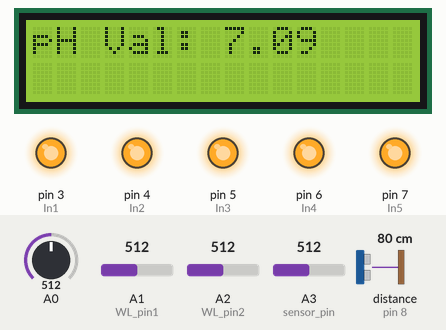
The sketch below on a simulated Arduino Uno, built with avr-gcc and run on an emulated ATmega328P. Parts: 16×2 character LCD, output pins drawn as LEDs (lit = HIGH). Wiring (inferred from the names in the program): ultrasonic range finder: trigger pin 9; echo pin 8. The test bench sets the inputs (shaded band); at power-on: A3 (sensor_pin) = 512, A1 (WL_pin1) = 512, A2 (WL_pin2) = 512, A0 = 512, distance to the obstacle (sensor on pin 8) 80 cm. The echo pulse lasts 58.3 µs per cm; pins used as bus, display or sensor lines are not drawn; what the sketch prints to the serial monitor is not drawn.

Above: at 3.2 s.
3.3 s: A3 (sensor_pin) set to 219
7.6 s: A3 (sensor_pin) set to 188
At 10.0 s:
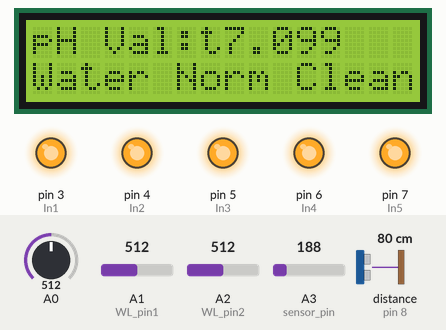
12.5 s: A3 (sensor_pin) set to 90
At 14.1 s:
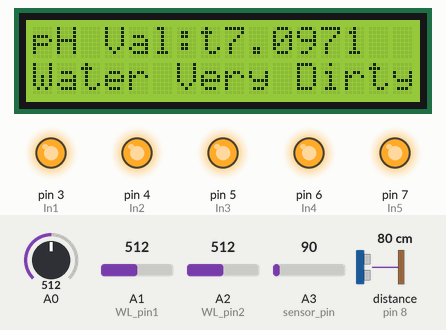
17.1 s: A1 (WL_pin1) set to 316
21.5 s: A1 (WL_pin1) set to 291
At 22.61 s:
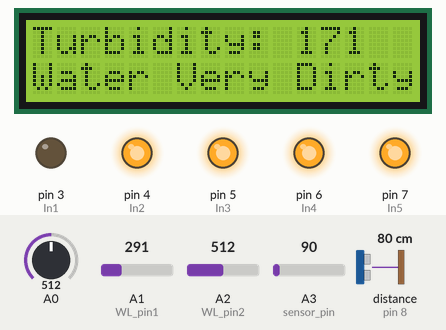
26.4 s: A2 (WL_pin2) set to 309
28.0 s: A2 (WL_pin2) set to 286
At 30.3 s:
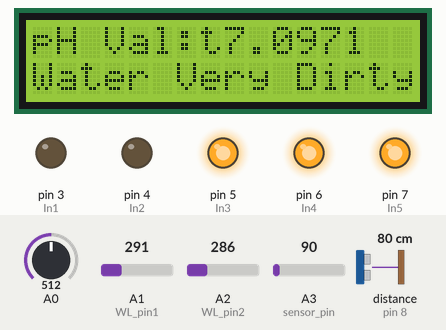
Timing chart, 0 to 31.8 s (numbered marks = the images above; inputs shaded):
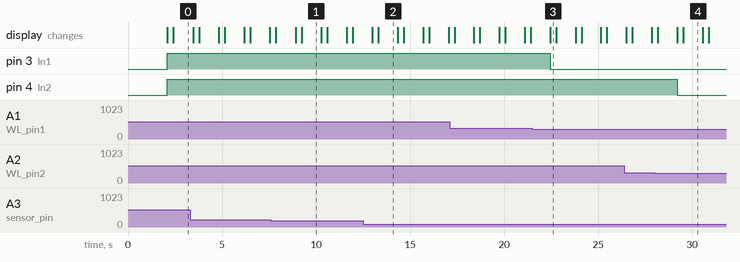

The sketch:

Batak.ino
```cpp
#include <Wire.h>
#include <LiquidCrystal_I2C.h>
#define sensor_pin A3
LiquidCrystal_I2C lcd(0x27, 16, 2);
float calibration_value = 21.34;
int phval = 0;
unsigned long int avgval;
int buffer_arr[10],temp;
const int buttonPin = 2;
int val1 = 0;  // holds the value
int WL_pin1 = A1; // sensor pin used
int val2 = 0;  // holds the value
int WL_pin2 = A2; // sensor pin used
int In1 = 3;
int In2 = 4;
int In4 = 6;
int In5 = 7;
int In3 = 5;
int Turbidity_Read;
int Turbidity_Value;
int trigPin = 9;    // TRIG pin
int echoPin = 8;    // ECHO pin
float duration_us, distance_cm;
void setup() {

  // start the serial console
  Serial.begin(9600);
  pinMode(In1,OUTPUT);
  pinMode(In2,OUTPUT);
  pinMode(In4,OUTPUT);
  pinMode(In3,OUTPUT);
  pinMode(In5,OUTPUT);
  pinMode(trigPin, OUTPUT);
  pinMode(echoPin, INPUT);
  lcd.init();
  lcd.backlight();
  lcd.clear();
  lcd.setCursor(0,0);
  lcd.print("WELCOME TO");
  lcd.setCursor(0,1);
  lcd.print("WATER FOUNTAIN ");
  delay(2000);
  lcd.clear();


  pinMode(buttonPin, INPUT_PULLUP);
  digitalWrite(In1,HIGH);
  digitalWrite(In2,HIGH);
  digitalWrite(In4,HIGH);
  digitalWrite(In3,HIGH);
  digitalWrite(In5,HIGH);
}

void loop() {

  val1 = analogRead(WL_pin1); //Read data from analog pin and store it to resval variable

  if (val1<=100)
  { Serial.println("Water Level: Empty");
  digitalWrite(In1,LOW);

  }
  else if (val1>100 && val1<=300)
  { Serial.println("Water Level: Low");
  digitalWrite(In1,LOW);

  } else if (val1>300 && val1<=330)
  { Serial.println("Water Level: Medium");
  digitalWrite(In1,HIGH);

  } else if (val1>330)
  {
    digitalWrite(In1,HIGH);

    Serial.println("Water Level: High");
  }

  val2 = analogRead(WL_pin2);
  if (val2<=100)
  { Serial.println("Water Level2: Empty");
  digitalWrite(In2,LOW);


  }
  else if (val2>100 && val2<=300)
  { Serial.println("Water Level2: Low");
  digitalWrite(In2,LOW);

  } else if (val2>300 && val2<=330)
  { Serial.println("Water Level2: Medium");
  digitalWrite(In2,HIGH);

  } else if (val2>330)
  {
    digitalWrite(In2,HIGH);

    Serial.println("Water Level2: High");
  }
 digitalWrite(trigPin, HIGH);
  delayMicroseconds(10);
  digitalWrite(trigPin, LOW);

  // measure duration of pulse from ECHO pin
  duration_us = pulseIn(echoPin, HIGH);

  // calculate the distance
  distance_cm = 0.017 * duration_us;

  // print the value to Serial Monitor
  Serial.print("distance: ");
  Serial.print(distance_cm);
  Serial.println(" cm");
  if(distance_cm >= 20){
    digitalWrite(In3,HIGH);
    digitalWrite(In4,HIGH);
    digitalWrite(In5,HIGH);
  }else{
    digitalWrite(In3,LOW);
    digitalWrite(In4,LOW);
    digitalWrite(In5,LOW);
  }
  for(int i=0;i<10;i++)
 {
 buffer_arr[i]=analogRead(A0);
 delay(30);
 }
 for(int i=0;i<9;i++)
 {
 for(int j=i+1;j<10;j++)
 {
 if(buffer_arr[i]>buffer_arr[j])
 {
 temp=buffer_arr[i];
 buffer_arr[i]=buffer_arr[j];
 buffer_arr[j]=temp;
 }
 }
 }
 avgval=0;
 for(int i=2;i<8;i++)
 avgval+=buffer_arr[i];
 float volt=(float)avgval*5.0/1024/6;
 float ph_act = -5.70 * volt + calibration_value;
 lcd.setCursor(0, 0);
 lcd.print("pH Val:");
 lcd.setCursor(8, 0);
 lcd.print(ph_act);
 delay(1000);
 Turbidity_Read = analogRead(sensor_pin);
if(Turbidity_Read>208)Turbidity_Read=208;

Turbidity_Value = map(Turbidity_Read, 0, 208, 300, 0);

lcd.setCursor(0,0);
lcd.print("Turbidity: ");
lcd.print(Turbidity_Value);
lcd.print("  ");

lcd.setCursor(0,1);//set cursor (colum by row) indexing from 0
if(Turbidity_Value<10)            lcd.print("Water Very Clean");
if(Turbidity_Value>=10 && Turbidity_Value<30) lcd.print("Water Norm Clean");
if(Turbidity_Value>=30);           lcd.print("Water Very Dirty");

}
```

Measured:
- the behaviour switches between 202 and 201 on A3 (sensor_pin) (found by bisection; images 0 and 1)
- the behaviour switches between 301 and 300 on A1 (WL_pin1) (found by bisection; images 2 and 3)
- the behaviour switches between 301 and 300 on A2 (WL_pin2) (found by bisection; images 3 and 4)
- after the input at 7.6 s, the display: first differs from a run without the input after 1.3 s (image 1 shows a later state)
- after the input at 12.5 s, the display: first changes after 0.49 s (image 2 shows a later state)
- after the input at 21.5 s, pin 3 (In1): HIGH → LOW after 0.95 s
- after the input at 28.0 s, pin 4 (In2): HIGH → LOW after 1.2 s
